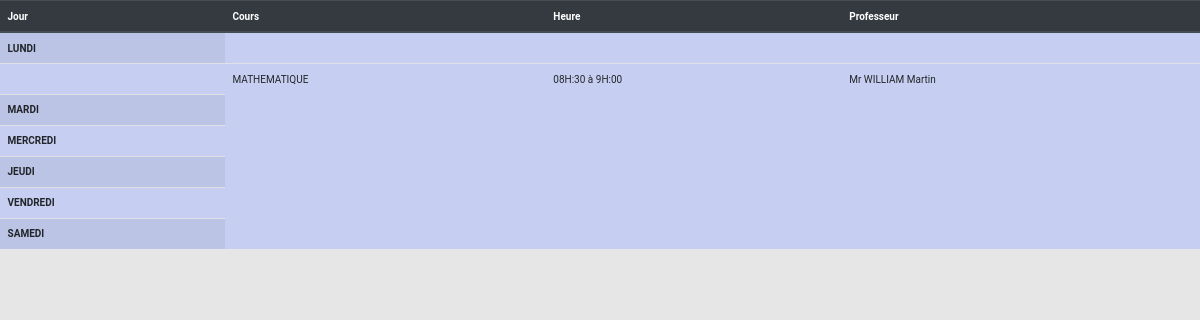
/compte_etudiant/emploie.php?alias=EI_3 (signed in), run on the app's committed database.
### tables this page shows
CREATE TABLE IF NOT EXISTS `ei_3` (
  `id` int(11) NOT NULL AUTO_INCREMENT,
  `jours` varchar(100) DEFAULT NULL,
  `cours` varchar(100) DEFAULT NULL,
  `heures` varchar(255) DEFAULT NULL,
  `professeurs` varchar(255) DEFAULT NULL,
  `image_prof` varchar(255) DEFAULT NULL,
  PRIMARY KEY (`id`)
);

### compte_etudiant/emploie.php (the view, shortened to what this page needs)
<?php
	global $db;
	$alias = $_GET['alias'];
  $emploies = null;
  $q = $db->prepare("SELECT * FROM $alias ");
  $q->execute();
  while($emploie = $q->fetch()){
    $emploies[] = $emploie;
  }
  $jour_semaine= [
    "LUNDI",
    "MARDI",
    "MERCREDI",
    "JEUDI",
    "VENDREDI",
    "SAMEDI"
  ];
  require '../head_foot/header.php';
 ?>
<div class="">
<table class="table table-striped" >
  <thead>
  <thead class="thead-dark">
      <th scope="col">Jour</th>
      <th scope="col">Cours</th>
      <th scope="col">Heure</th>
      <th scope="col">Professeur</th>
  </thead>
  <tbody>
    <?php if($emploies) :?>
      <?php foreach($jour_semaine as $jour) :?>
      <th scope="row"><?=$jour?></th>
      <?php foreach($emploies as $temps) :?>
       <tr>
     <?php if($temps['jours'] === "$jour"):?>
      <td></td>
      <td><?= $temps['cours'] ?></td>
      <td><?= $temps['heures'] ?></td>
      <td><?= $temps['professeurs'] ?></td>
    </tr>
    <?php endif ?>
     <?php endforeach ?>
     <?php endforeach ?>
   <?php endif ?>
  </tbody>
</table>
</div>
<?php require '../head_foot/footer.php' ?>

### compte_etudiant/emploie.php (style rules this page uses)
* { font-size: min(10vw, 10px); }
.table-striped { background: #9eb2ff70;; }

### data on the page
ei_3: cours "MATHEMATIQUE", heures "08H:30 à 9H:00", professeurs "Mr WILLIAM Martin"

### other printed values
$jour "LUNDI"
$jour "MARDI"
$jour "MERCREDI"
$jour "JEUDI"
$jour "VENDREDI"
$jour "SAMEDI"
